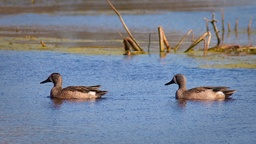
#> input picture cv2/images/ducks.jpg, 256 x 144 px, shrunk from 500 x 281 before the run
$ jupyter execute opencv_6.ipynb   (older library calls are emulated)
#> lines starting #> are read from the running program, lines starting #| are printed output that depends on the picture
#> further down, img_input is the input picture: shape (144, 256, 3); mean B, G, R 148.8, 130.3, 119.6
[cell 1]
import cv2
import numpy as np
import matplotlib.pyplot as plt
import sys

[cell 2]
#reduce image
# Draw vertical seam on top of the image
def overlay_vertical_seam(img, seam):
    img_seam_overlay = np.copy(img)

    # Extract the list of points from the seam
    x_coords, y_coords = np.transpose([(i,int(j)) for i,j in enumerate(seam)])

    # Draw a green line on the image using the list of points
    img_seam_overlay[x_coords, y_coords] = (0,255,0)
    return img_seam_overlay

# Compute the energy matrix from the input image
def compute_energy_matrix(img):
    gray = cv2.cvtColor(img, cv2.COLOR_BGR2GRAY)
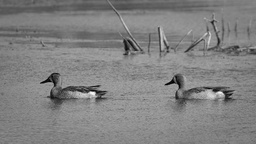
#> gray: shape (144, 256); min 1, max 250, mean 129.2

    # Compute X derivative of the image
    sobel_x = cv2.Sobel(gray,cv2.CV_64F, 1, 0, ksize=3)
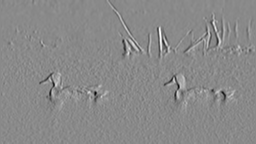
#> sobel_x: shape (144, 256) float64; min -648, max 551, mean 0.1; drawn with min black and max white

    # Compute Y derivative of the image
    sobel_y = cv2.Sobel(gray,cv2.CV_64F, 0, 1, ksize=3)
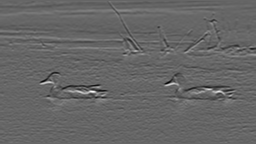
#> sobel_y: shape (144, 256) float64; min -612, max 914, mean 1; drawn with min black and max white

    abs_sobel_x = cv2.convertScaleAbs(sobel_x)
    abs_sobel_y = cv2.convertScaleAbs(sobel_y)
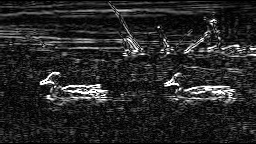
#> abs_sobel_y: shape (144, 256); min 0, max 255, mean 38

    # Return weighted summation of the two images i.e. 0.5*X + 0.5*Y
    return cv2.addWeighted(abs_sobel_x, 0.5, abs_sobel_y, 0.5, 0)
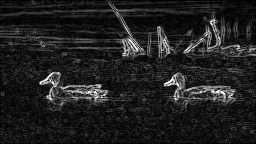
#> returned value: shape (144, 256); min 0, max 255, mean 31.6

# Find vertical seam in the input image
def find_vertical_seam(img, energy):
    rows, cols = img.shape[:2]

    # Initialize the seam vector with 0 for each element
    seam = np.zeros(img.shape[0])

    # Initialize distance and edge matrices
    dist_to = np.zeros(img.shape[:2]) + float('inf')
    dist_to[0,:] = np.zeros(img.shape[1])
    edge_to = np.zeros(img.shape[:2])

    # Dynamic programming; iterate using double loop and compute the paths efficiently
    for row in range(rows-1):
        for col in range(cols):
            if col != 0 and dist_to[row+1, col-1] > dist_to[row, col] + energy[row+1, col-1]:
                dist_to[row+1, col-1] = dist_to[row, col] + energy[row+1, col-1]
                edge_to[row+1, col-1] = 1

            if dist_to[row+1, col] > dist_to[row, col] + energy[row+1, col]:
                dist_to[row+1, col] = dist_to[row, col] + energy[row+1, col]
                edge_to[row+1, col] = 0

            if col != cols-1 and dist_to[row+1, col+1] > dist_to[row, col] + energy[row+1, col+1]:
                    dist_to[row+1, col+1] = dist_to[row, col] + energy[row+1, col+1]
                    edge_to[row+1, col+1] = -1

    # Retracing the path
    # Returns the indices of the minimum values along X axis.
    seam[rows-1] = np.argmin(dist_to[rows-1, :])
    for i in (x for x in reversed(range(rows)) if x > 0):
        seam[i-1] = seam[i] + edge_to[i, int(seam[i])]

    return seam

# Remove the input vertical seam from the image
def remove_vertical_seam(img, seam):
    rows, cols = img.shape[:2]

    # To delete a point, move every point after it one step towards the left
    for row in range(rows):
        for col in range(int(seam[row]), cols-1):
            img[row, col] = img[row, col+1]

    # Discard the last column to create the final output image
    img = img[:, 0:cols-1]
    return img

if __name__=='__main__':
    # Make sure the size of the input image is reasonable.
    # Large images take a lot of time to be processed.
    # Recommended size is 640x480.
    img_input = cv2.imread('./images/ducks.jpg')

    # Use a small number to get started. Once you get an
    # idea of the processing time, you can use a bigger number.
    # To get started, you can set it to 20.
    num_seams = 20

    img = np.copy(img_input)
    img_overlay_seam = np.copy(img_input)
    energy = compute_energy_matrix(img)

    for i in range(num_seams):
        seam = find_vertical_seam(img, energy)
        img_overlay_seam = overlay_vertical_seam(img_overlay_seam, seam)
        img = remove_vertical_seam(img, seam)
        energy = compute_energy_matrix(img)
        print('Number of seams removed = ', i+1)
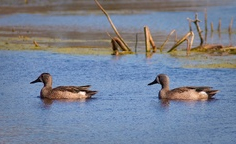
#> img: shape (144, 236, 3); mean of channels 0, 1, 2 148.4, 130.2, 119.8; drawn as B, G, R
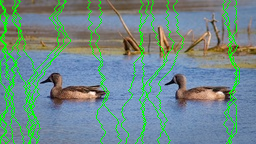
#> img_overlay_seam: shape (144, 256, 3); mean of channels 0, 1, 2 137.7, 139.4, 111.1; drawn as B, G, R

    cv2.imshow('Input', img_input)
    cv2.imshow('Seams', img_overlay_seam)
    cv2.imshow('Output', img)
    cv2.waitKey()

[cell 3]
#expand image
# Draw vertical seam on top of the image
def overlay_vertical_seam(img, seam):
    img_seam_overlay = np.copy(img)

    # Extract the list of points from the seam
    x_coords, y_coords = np.transpose([(i,int(j)) for i,j in enumerate(seam)])

    # Draw a green line on the image using the list of points
    img_seam_overlay[x_coords, y_coords] = (0,255,0)
    return img_seam_overlay

# Compute the energy matrix from the input image
def compute_energy_matrix(img):
    gray = cv2.cvtColor(img, cv2.COLOR_BGR2GRAY)
    sobel_x = cv2.Sobel(gray, cv2.CV_64F, 1, 0, ksize=3)
    sobel_y = cv2.Sobel(gray, cv2.CV_64F, 0, 1, ksize=3)
    abs_sobel_x = cv2.convertScaleAbs(sobel_x)
    abs_sobel_y = cv2.convertScaleAbs(sobel_y)
    return cv2.addWeighted(abs_sobel_x, 0.5, abs_sobel_y, 0.5, 0)

# Find the vertical seam
def find_vertical_seam(img, energy):
    rows, cols = img.shape[:2]

    # Initialize the seam vector with 0 for each element
    seam = np.zeros(img.shape[0])

    # Initialize distance and edge matrices
    dist_to = np.zeros(img.shape[:2]) + float('inf')
    dist_to[0,:] = np.zeros(img.shape[1])
    edge_to = np.zeros(img.shape[:2])

    # Dynamic programming; iterate using double loop and compute
    #the paths efficiently
    for row in range(rows-1):
        for col in range(cols):
            if col != 0 and \
            dist_to[row+1, col-1] > dist_to[row, col] + energy[row+1, col-1]:
                dist_to[row+1, col-1] = dist_to[row, col] + energy[row+1, col-1]
                edge_to[row+1, col-1] = 1

            if dist_to[row+1, col] > dist_to[row, col] + energy[row+1, col]:
                dist_to[row+1, col] = dist_to[row, col] + energy[row+1, col]
                edge_to[row+1, col] = 0

            if col != cols-1:
                if dist_to[row+1, col+1] > dist_to[row, col] + energy[row+1, col+1]:
                    dist_to[row+1, col+1] = dist_to[row, col] + energy[row+1, col+1]
                    edge_to[row+1, col+1] = -1

    # Retracing the path
    seam[rows-1] = np.argmin(dist_to[rows-1, :])
    for i in (x for x in reversed(range(rows)) if x > 0):
        seam[i-1] = seam[i] + edge_to[i, int(seam[i])]

    return seam

# Add a vertical seam to the image
def add_vertical_seam(img, seam, num_iter):
    seam = seam + num_iter
    rows, cols = img.shape[:2]
    zero_col_mat = np.zeros((rows,1,3), dtype=np.uint8)
    img_extended = np.hstack((img, zero_col_mat))

    for row in range(rows):
        for col in range(cols, int(seam[row]), -1):
            img_extended[row, col] = img[row, col-1]

        # To insert a value between two columns, take the average
        # value of the neighbors. It looks smooth this way and we
        # can avoid unwanted artifacts.
        for i in range(3):
            v1 = img_extended[row, int(seam[row])-1, i]
            v2 = img_extended[row, int(seam[row])+1, i]
            img_extended[row, int(seam[row]), i] = (int(v1)+int(v2))/2

    return img_extended

# Remove vertical seam from the image
def remove_vertical_seam(img, seam):
    rows, cols = img.shape[:2]
    for row in range(rows):
        for col in range(int(seam[row]), cols-1):
            img[row, col] = img[row, col+1]

    img = img[:, 0:cols-1]
    return img

if __name__=='__main__':
    img_input = cv2.imread('./images/ducks.jpg')
    num_seams = 20

    img = np.copy(img_input)
    img_output = np.copy(img_input)
    img_overlay_seam = np.copy(img_input)
    energy = compute_energy_matrix(img)

    for i in range(num_seams):
        seam = find_vertical_seam(img, energy)
        img_overlay_seam = overlay_vertical_seam(img_overlay_seam, seam)
        img = remove_vertical_seam(img, seam)
        img_output = add_vertical_seam(img_output, seam, i)
        energy = compute_energy_matrix(img)
        print('Number of seams added =', i+1)
#> this loop made 20 passes
#> pass 1, in compute_energy_matrix (call 2), `abs_sobel_x = cv2.convertScaleAbs(sobel_x)`:
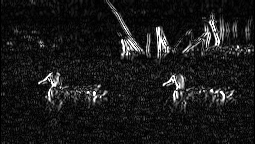
#> abs_sobel_x: shape (144, 255); min 0, max 255, mean 25.2
#> after the loop:
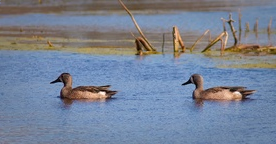
#> img_output: shape (144, 276, 3); mean of channels 0, 1, 2 149, 130.3, 119.5; drawn as B, G, R

    cv2.imshow('Input', img_input)
    cv2.imshow('Seams', img_overlay_seam)
    cv2.imshow('Output', img_output)
    cv2.waitKey()

[cell 4]
#remove object
# Draw rectangle on top of the input image
# [154 lines left out: functions draw_rectangle, compute_energy_matrix_modified, compute_energy_matrix, find_vertical_seam, add_vertical_seam, remove_vertical_seam and 1 more, not called in this run]

if __name__=='__main__':
    img_input = cv2.imread('./images/beach.jpg')
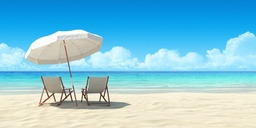
#> input picture cv2/images/beach.jpg, 256 x 128 px, shrunk from 500 x 250 before the run
#> img_input is the input picture: shape (128, 256, 3); mean B, G, R 219.8, 198.8, 133.1
    drawing = False
    img = np.copy(img_input)
    img_orig = np.copy(img_input)

    cv2.namedWindow('Input')
    cv2.setMouseCallback('Input', draw_rectangle)
    print('Draw a rectangle onto the object to be removed')
    while True:
        cv2.imshow('Input', img)
        c = cv2.waitKey(10)
#> (key Esc is pressed here)
        if c == 27:
            break

    cv2.destroyAllWindows()
